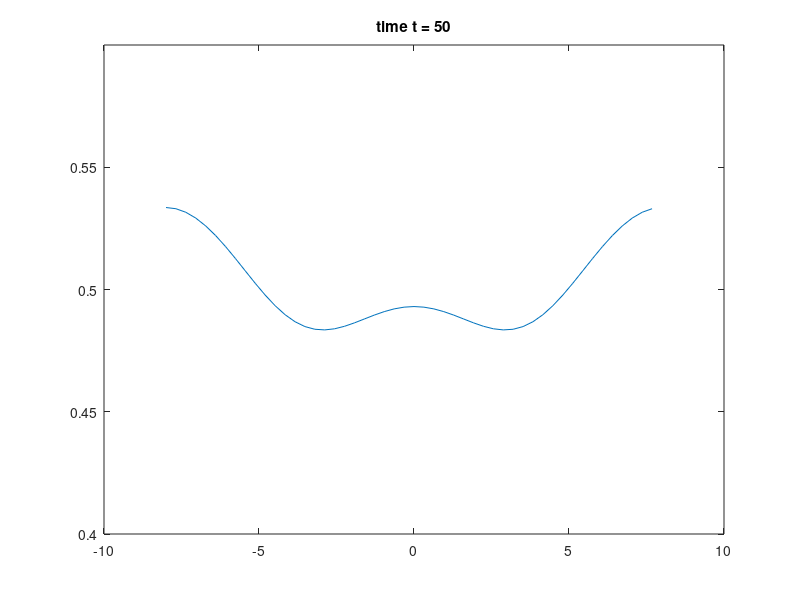
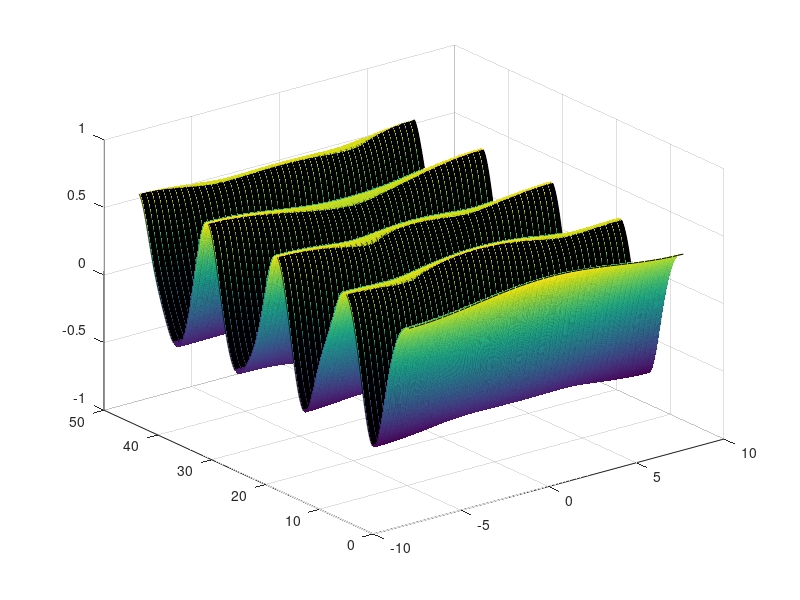
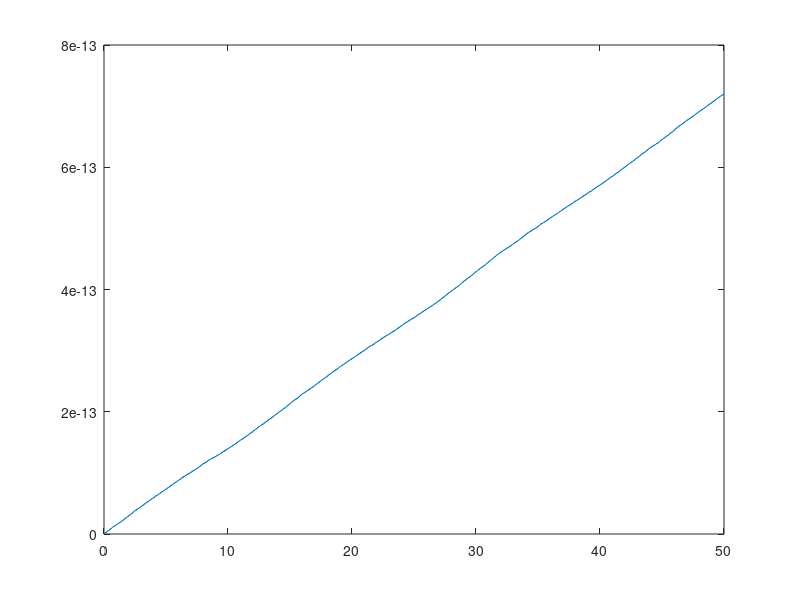

The MATLAB script that drew these images, in order:
clc; clear all; format long;

% Constants
N=50;
L=16;
q=2.0;
a=0.5;
theta=1/2;

% x-space
h=L/N;
j=[-N/2:1:(N/2-1)];
x=j.*h;

% t-space
dt=0.005;
t=[0:dt:50];
nt = length(t);
r=dt/(h^2);

% matrix
S=diag(-2*ones(1,N),0)+diag(ones(1,N-1),1)+diag(ones(1,N-1),-1);
S(N,1) = 1;
S(1,N) = 1;
I=diag(ones(1,N));
U=zeros(nt,N);

% I.C.
%u = 0.5*ones(1,N);
%uf = 0.5*ones(1,N);
u = 0.5*(1+0.1*cos(pi*x/8));
%u = a*exp(1i*2*pi.*x/L);
%uf = a*exp(1i*2*pi.*x/L);


for o=1:N

   if x(o)<=8 & x(o)>=0
       
       uf(o)=0.5*(1+0.1*(1-x(o)/8));
       
   else
       
       uf(o)=0.5*(1+0.1*(1+x(o)/8));
       
   end
    
end
U(1,:) = u;
Uf(1,:) = uf;

nprint = 25;
iprint = floor(nt/nprint);

% Split Step Finite Difference

for m = 2:nt
    
    v = exp(1i*dt*q*u.*conj(u)).*u;

    w = (I-1i*r*theta*S)\((I+1i*r*(1-theta)*S)*v');
    
    u = w';
    
    U(m,:) = u;
    
%     for m=1:nt
%     
%    uc(m)=sum(abs(U(m,:)).^2*h);
%     
%      end
    
    
    	if ((m == nt) | (mod(m-1,iprint) == 0))
           plot(x,abs(U(m,:)));
           ylim([0.4,0.6]);
           title(['time t = ',num2str((m-1)*dt)]);
           
           pause(0.5);
            
            
        end

    
    
    
end

uc(1) = 0;

for m=2:nt
    
   uc(m)=abs((sum(abs(U(m,:)).^2*h)-sum(abs(U(1,:)).^2*h))/sum(abs(U(1,:)).^2*h));
    
end



figure;
surf(x,t,real(U));
zlim([-1,1]);
% 
figure;
plot(t,uc)
% 
% % Split Step Fourier Method
% % n space

% k=[-N/2:1:(N/2-1)];
% mu=2*pi.*k./L;
% nx=length(k);
% 
% 
% for m = 2:nt
%     
%     for n=1:nx
%     
%     V1(n) = (h/L)*sum(uf.*exp(-1i.*mu(n).*x));
%     U1(n) = exp(-1i*mu(n)^2*dt)*V1(n);
%    
%     end
%     
%     Un(1,:) = V1;
%     Un(m,:) = U1;
%     
%     for j=1:nx
%     
%     Uf(m,j)=sum(U1.*exp(1i.*mu.*x(j)));
%     
%     end
%     
%     uf = Uf(m,:);
%     
% end
% 
% figure;
% surf(x,t,real(Uf));
% zlim([-1,1]);
% 
% % figure;
% % plot(x,real(Uf(130,:)),x,real(U(130,:)),'ro');
% % ylim([-1,1]);
% 
% 
% figure;
% surf(k,t,real(Un));




